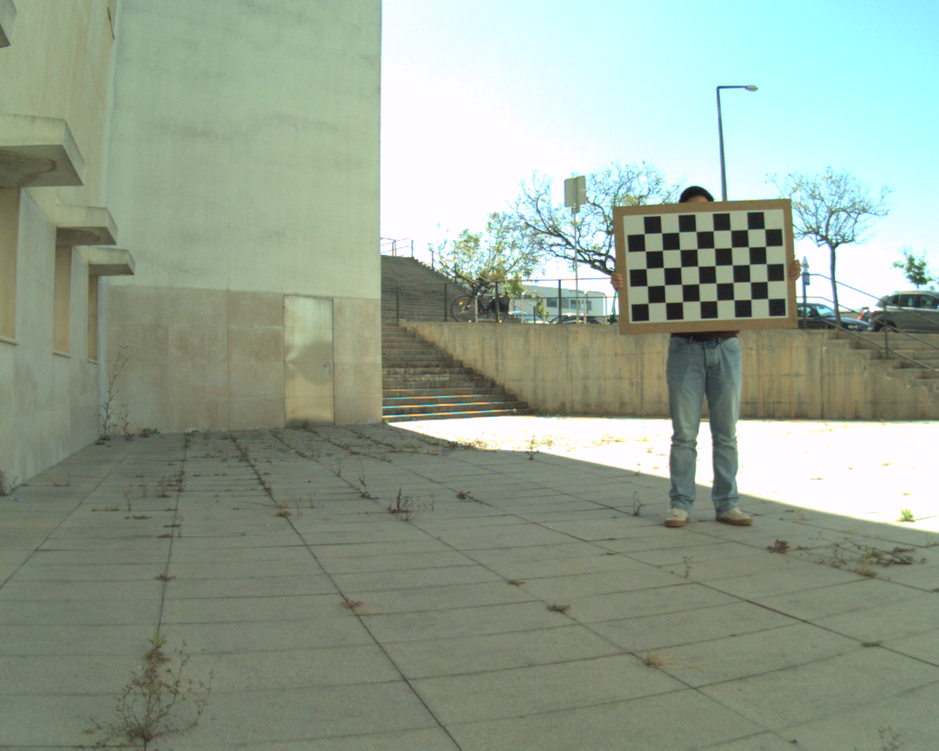
#> input picture rgb/1.png, 939 x 751 px, shrunk from 1280 x 1024 before the run; its folder holds 4 pictures in this run
$ python undistortion.py
#> lines starting #> are read from the running program, lines starting #| are printed output that depends on the picture
import os
import cv2
import json
import numpy as np

file = 'RGB_1280x1024.json'
folder = 'rgb'
#file = 'THERMAL_640x512.json'
#folder = 'thermal'


try:
    os.makedirs(folder+'_undistorted')
except:
    pass


# Carregar os parâmetros da câmera a partir do arquivo JSON
with open(file, 'r') as file:
#> (reads Calibrations/RGB_1280x1024.json from the repository)
    data = json.load(file)

K = np.array(data['K']) # Matriz de calibração

dist_coef = [data['RadialDistortion'][0],data['RadialDistortion'][1],data['TangentialDistortion'][0],data['TangentialDistortion'][1],data['RadialDistortion'][2]]
dist_coef = np.array(dist_coef) # Coeficientes de distorção

images = os.listdir(folder)

for image in images:
    print('Undistort',image)
    img = cv2.imread(os.path.join(folder,image))
#> img is the input picture: shape (751, 939, 3); mean B, G, R 145.6, 161.8, 147.9
    img = cv2.undistort(img, K, dist_coef)
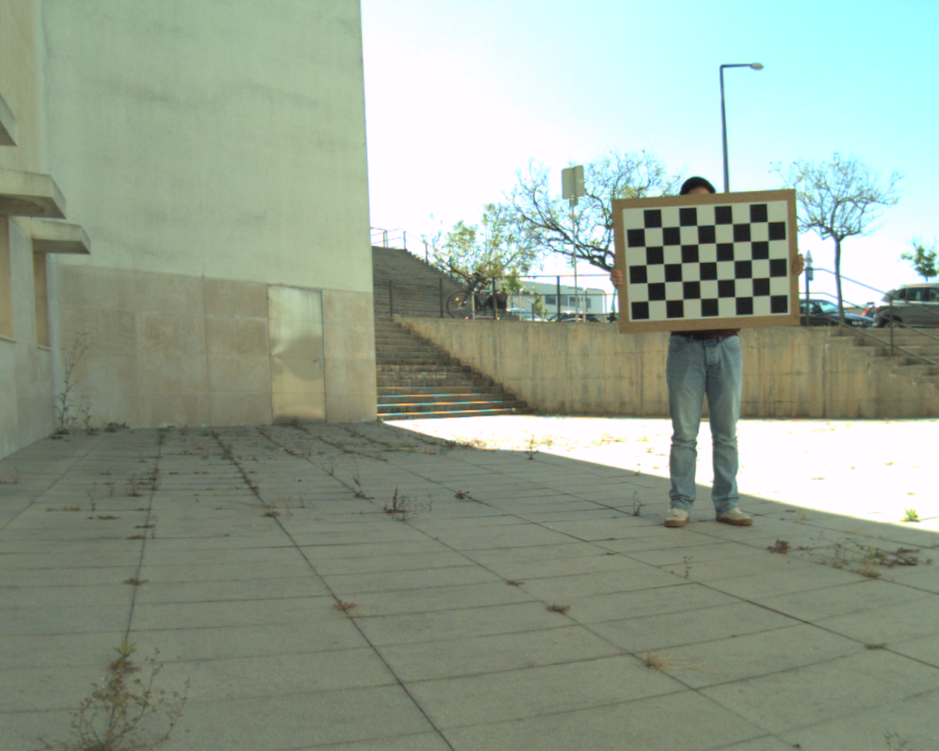
#> img: shape (751, 939, 3); mean B, G, R 145.4, 161.5, 148.6
    cv2.imwrite(os.path.join(folder+'_undistorted',image),img)
#> pass 2 of the loop `for image in images:`:
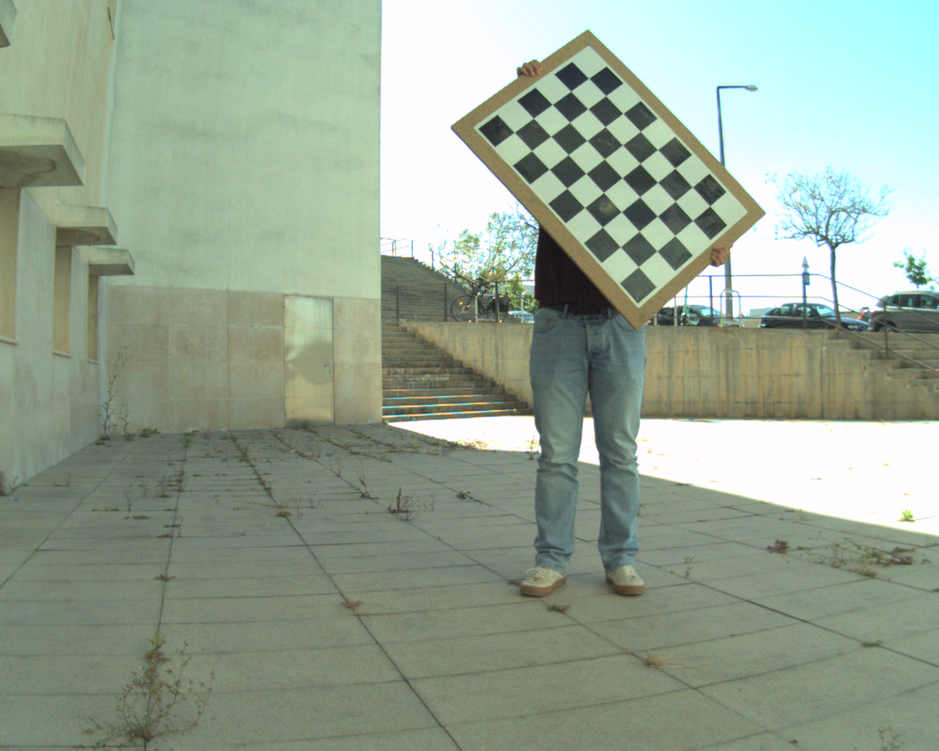
#> input picture rgb/10.png, 939 x 751 px, shrunk from 1280 x 1024 before the run
#> img is the input picture: shape (751, 939, 3); mean B, G, R 147.2, 164.1, 149.4
#> `img = cv2.undistort(img, K, dist_coef)`:
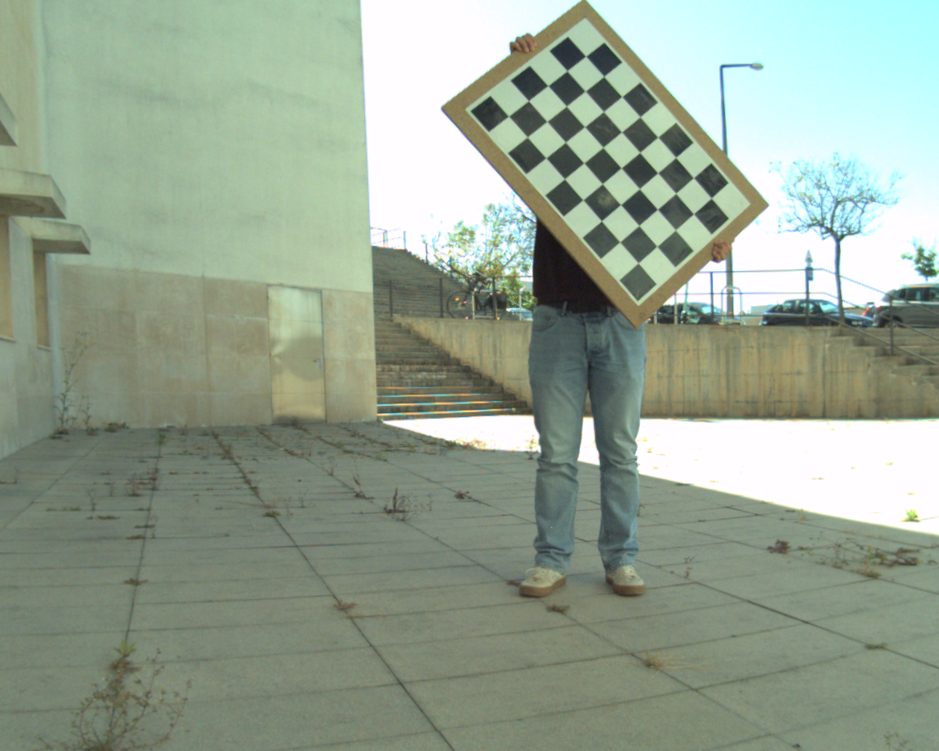
#> img: shape (751, 939, 3); mean B, G, R 146.1, 163.1, 149.2
#> pass 3 of the loop `for image in images:`:
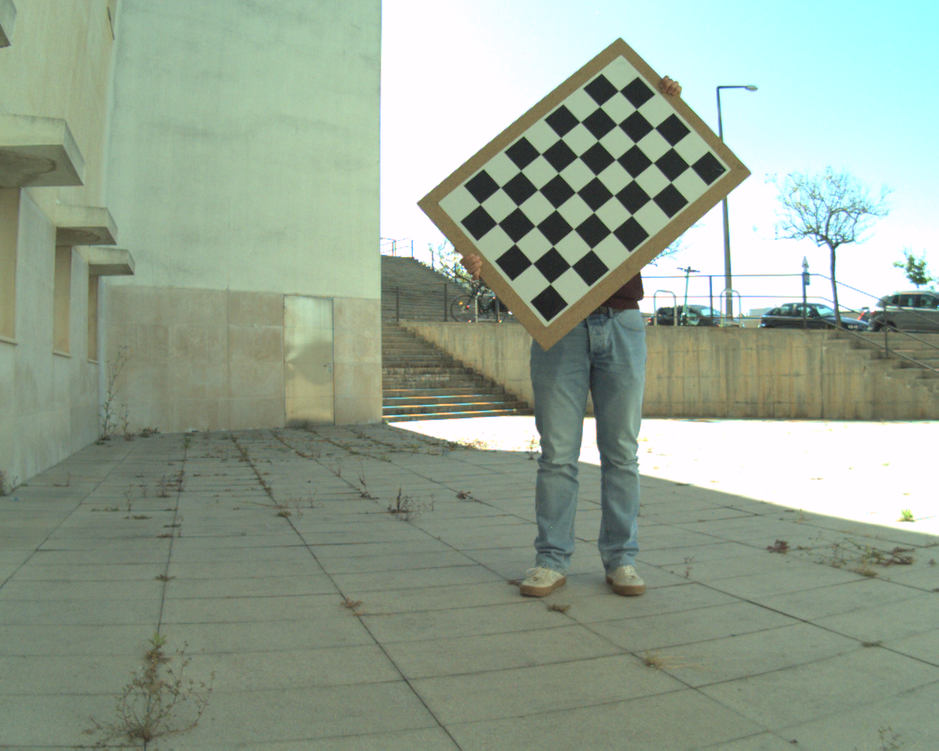
#> input picture rgb/11.png, 939 x 751 px, shrunk from 1280 x 1024 before the run
#> img is the input picture: shape (751, 939, 3); mean B, G, R 146.3, 163.1, 148.5
#> `img = cv2.undistort(img, K, dist_coef)`:
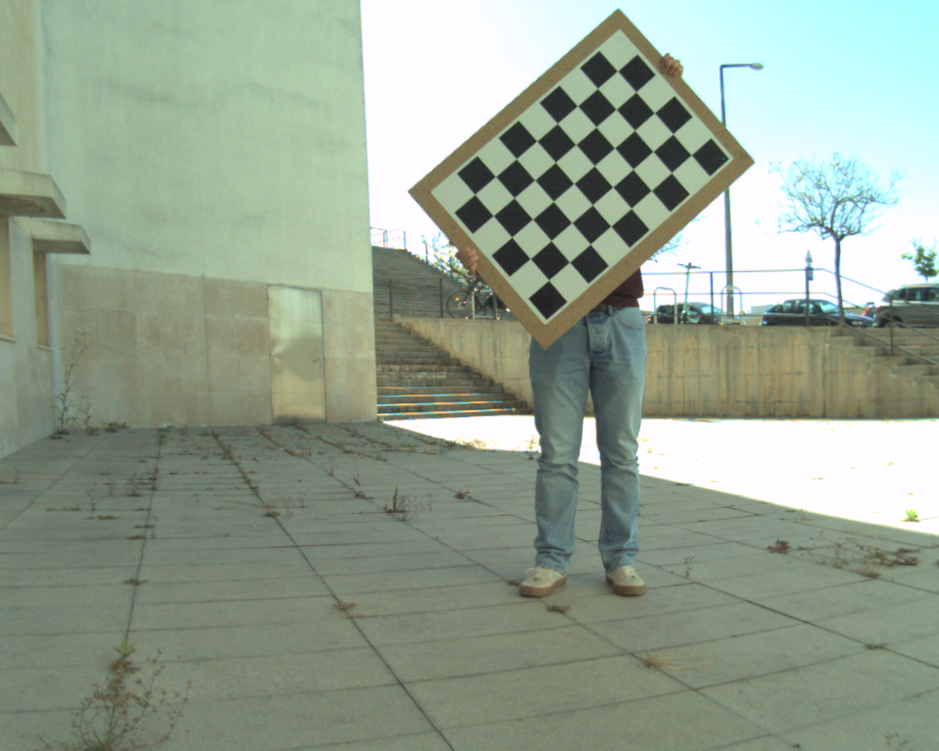
#> img: shape (751, 939, 3); mean B, G, R 145.1, 161.9, 148.2
#> the loop made 4 passes; the first 3 are shown
